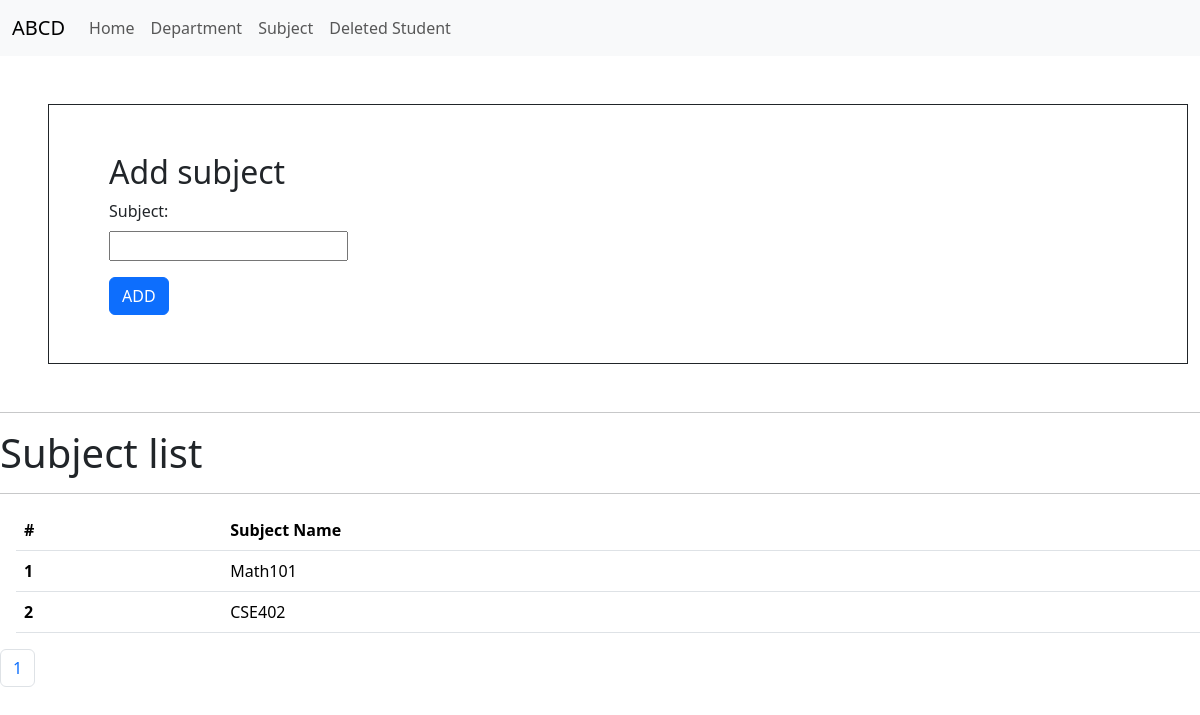
Before: /subject/?page=2 with the older database file.
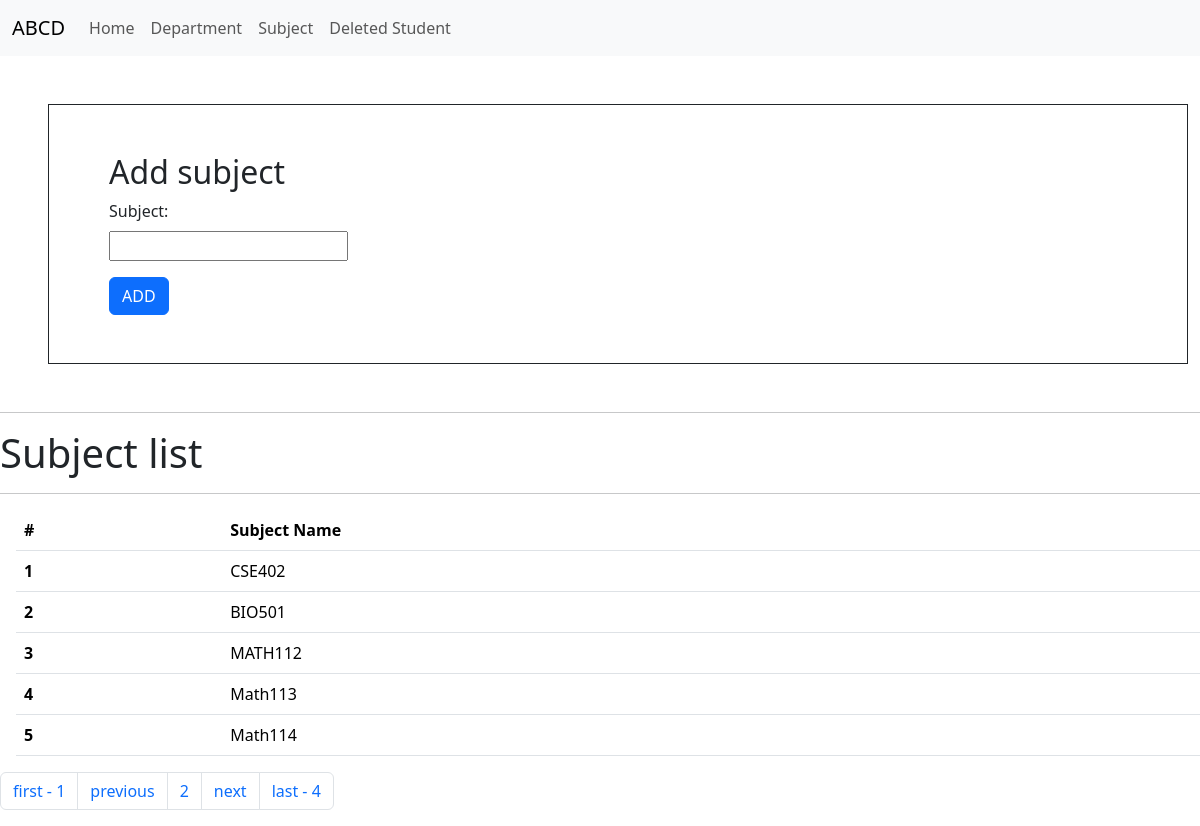
After: the same page with the newer database file.
### main/models.py (models this page shows, shortened)
class Subject(models.Model):
    subject_name = models.CharField(max_length=100)

### main/views.py (the view, shortened to what this page needs)
# urls.py: path('subject/', subject, name="subject"),
def subject(request):
    query = Subject.objects.all()
    paginator = Paginator(query, 5)  # Show 15 contacts per page.
    page_number = request.GET.get("page", 1)
    page_obj = paginator.get_page(page_number)
    return render(request, 'subject.html', context={'query':page_obj,'page_title': "Subject"})

### main/templates/subject.html (shortened to what this page needs)
{% extends "base.html" %}
{% block start %}
<div class="container m-5 border border-dark">
    <form class="m-5" action="" method="POST" enctype="multipart/form-data">
        <h2>Add subject</h2>
        <div class="mb-3">
            <label for="" class="form-label">Subject: </label><br>
            <input type="text" name="subject" id="" aria-describedby="">
        </div>
    <button type="submit" class="btn btn-primary">ADD</button>
    </form>
</div>
<hr>
<h1>Subject list</h1>
<hr>
<table class="table m-3">
  <thead>
    <tr>
      <th scope="col">#</th>
      <th scope="col">Subject Name</th>
    </tr>
  </thead>
  <tbody>
    {% for sub in query %}
    <tr>
      <th scope="row">{{ forloop.counter}}</th>
      <td>
          {{ sub.subject_name }}
      </td>
    </tr>
    {% endfor%}
</tbody>
</table>
  <nav aria-label="Page navigation example">
    <ul class="pagination">
      {% if query.has_previous %}
      <li class="page-item"><a class="page-link"  href="?page=1"> first - 1</a></li>
      <li class="page-item"><a class="page-link"  href="?page={{ query.previous_page_number }}">previous</a></li>
      {% endif %}
      <li class="page-item"><span class="page-link">{{ query.number }}</span> </li>
      {% if query.has_next %}
      <li class="page-item"><a class="page-link"  href="?page={{ query.next_page_number }}">next</a></li>
      <li class="page-item"><a class="page-link"  href="?page={{ query.paginator.num_pages }}">last - {{ query.paginator.num_pages }} </a></li>
      {% endif %}
    </ul>
  </nav>
{% endblock %}

Changed rows visible on the page:
no longer on this page (row unchanged): Subject: subject_name "Math101"
added Subject: subject_name "BIO501"
added Subject: subject_name "MATH112"
added Subject: subject_name "Math113"
added Subject: subject_name "Math114"
Other visible differences:
{{ query.number }}: "1" → "2"
{{ query.paginator.num_pages }}: (not shown) → "4"
text now shown: "first - 1 previous next last -"
